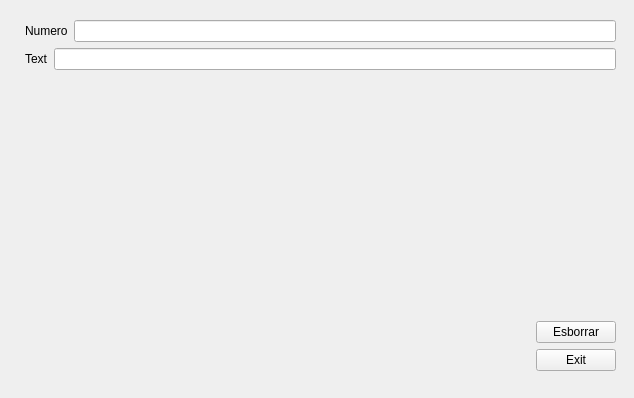
<?xml version="1.0" encoding="UTF-8"?>
<ui version="4.0">
 <class>MyForm</class>
 <widget class="QWidget" name="MyForm">
  <property name="geometry">
   <rect>
    <x>0</x>
    <y>0</y>
    <width>634</width>
    <height>398</height>
   </rect>
  </property>
  <property name="windowTitle">
   <string>Form</string>
  </property>
  <widget class="QWidget" name="">
   <property name="geometry">
    <rect>
     <x>25</x>
     <y>20</y>
     <width>591</width>
     <height>351</height>
    </rect>
   </property>
   <layout class="QVBoxLayout" name="verticalLayout_2">
    <item>
     <layout class="QHBoxLayout" name="horizontalLayout">
      <item>
       <widget class="QLabel" name="label">
        <property name="text">
         <string>Numero</string>
        </property>
       </widget>
      </item>
      <item>
       <widget class="QLineEdit" name="lineEdit">
        <property name="toolTip">
         <string>&lt;html&gt;&lt;head/&gt;&lt;body&gt;&lt;p&gt;&lt;br/&gt;&lt;/p&gt;&lt;/body&gt;&lt;/html&gt;</string>
        </property>
        <property name="styleSheet">
         <string notr="true">color: rgb(255, 0, 0);</string>
        </property>
        <property name="inputMethodHints">
         <set>Qt::ImhDigitsOnly</set>
        </property>
        <property name="inputMask">
         <string>9999999999</string>
        </property>
        <property name="maxLength">
         <number>10</number>
        </property>
        <property name="clearButtonEnabled">
         <bool>false</bool>
        </property>
       </widget>
      </item>
     </layout>
    </item>
    <item>
     <layout class="QVBoxLayout" name="verticalLayout">
      <item>
       <layout class="QHBoxLayout" name="horizontalLayout_3">
        <item>
         <widget class="QLabel" name="label_2">
          <property name="text">
           <string>Text</string>
          </property>
         </widget>
        </item>
        <item>
         <widget class="QLineEdit" name="lineEdit_2">
          <property name="styleSheet">
           <string notr="true">color: rgb(0, 0, 255);</string>
          </property>
          <property name="maxLength">
           <number>10</number>
          </property>
         </widget>
        </item>
       </layout>
      </item>
     </layout>
    </item>
    <item>
     <spacer name="verticalSpacer">
      <property name="orientation">
       <enum>Qt::Vertical</enum>
      </property>
      <property name="sizeHint" stdset="0">
       <size>
        <width>20</width>
        <height>40</height>
       </size>
      </property>
     </spacer>
    </item>
    <item>
     <layout class="QHBoxLayout" name="horizontalLayout_4">
      <item>
       <spacer name="horizontalSpacer_2">
        <property name="orientation">
         <enum>Qt::Horizontal</enum>
        </property>
        <property name="sizeHint" stdset="0">
         <size>
          <width>40</width>
          <height>20</height>
         </size>
        </property>
       </spacer>
      </item>
      <item>
       <widget class="QPushButton" name="pushButton_2">
        <property name="text">
         <string>Esborrar</string>
        </property>
       </widget>
      </item>
     </layout>
    </item>
    <item>
     <layout class="QHBoxLayout" name="horizontalLayout_2">
      <item>
       <spacer name="horizontalSpacer">
        <property name="orientation">
         <enum>Qt::Horizontal</enum>
        </property>
        <property name="sizeHint" stdset="0">
         <size>
          <width>40</width>
          <height>20</height>
         </size>
        </property>
       </spacer>
      </item>
      <item>
       <widget class="QPushButton" name="pushButton">
        <property name="text">
         <string>Exit</string>
        </property>
       </widget>
      </item>
     </layout>
    </item>
   </layout>
  </widget>
 </widget>
 <resources/>
 <connections>
  <connection>
   <sender>pushButton</sender>
   <signal>clicked()</signal>
   <receiver>MyForm</receiver>
   <slot>close()</slot>
   <hints>
    <hint type="sourcelabel">
     <x>613</x>
     <y>368</y>
    </hint>
    <hint type="destinationlabel">
     <x>395</x>
     <y>91</y>
    </hint>
   </hints>
  </connection>
  <connection>
   <sender>pushButton_2</sender>
   <signal>clicked()</signal>
   <receiver>lineEdit</receiver>
   <slot>clear()</slot>
   <hints>
    <hint type="sourcelabel">
     <x>553</x>
     <y>297</y>
    </hint>
    <hint type="destinationlabel">
     <x>542</x>
     <y>39</y>
    </hint>
   </hints>
  </connection>
  <connection>
   <sender>pushButton_2</sender>
   <signal>clicked()</signal>
   <receiver>lineEdit_2</receiver>
   <slot>clear()</slot>
   <hints>
    <hint type="sourcelabel">
     <x>569</x>
     <y>296</y>
    </hint>
    <hint type="destinationlabel">
     <x>582</x>
     <y>84</y>
    </hint>
   </hints>
  </connection>
 </connections>
</ui>
